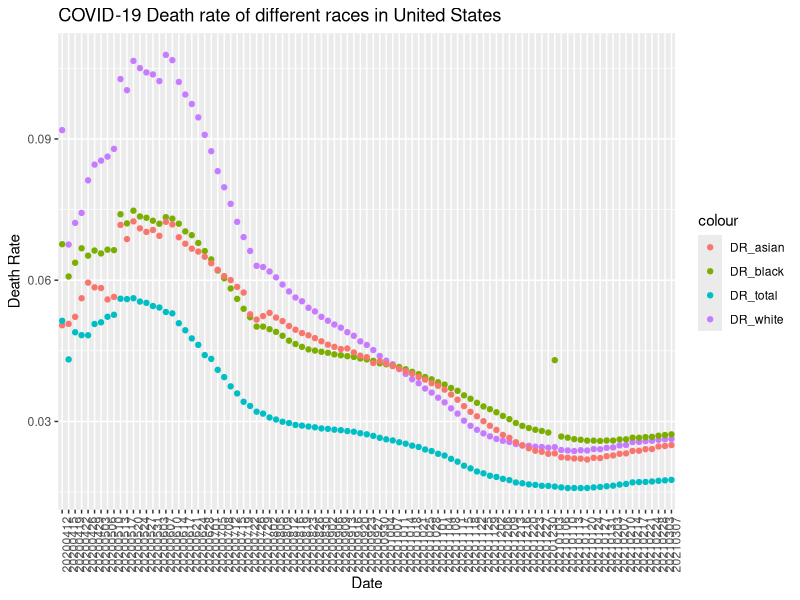
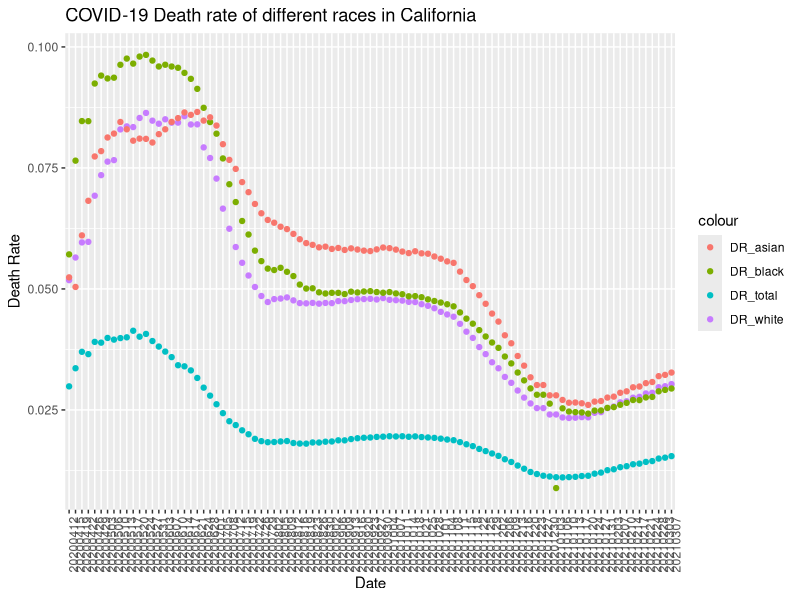

These figures' R source, in order:
## ---- chunk 1
knitr::opts_chunk$set(echo = TRUE)
library(data.table)
library(dplyr)
library(tidyverse)
## ---- chunk 2
race <- fread("CRDT.csv")
## ---- chunk 3
tab <- race[, .(
NA_total = sum(is.na(race$Cases_Total)),
NA_white = sum(is.na(race$Cases_White)),
NA_black = sum(is.na(race$Cases_Black)),
NA_latinx = sum(is.na(race$Cases_Latinx)),
NA_asian = sum(is.na(race$Cases_Asian)),
NA_AIAN = sum(is.na(race$Cases_AIAN)),
NA_NHPI = sum(is.na(race$Cases_NHPI)),
NA_multi = sum(is.na(race$Cases_Multiracial))
)]
knitr::kable(tab)
## ---- chunk 4
# pick up interested variables
race_state <- unique(race[,.(Date,State,Cases_Total,Cases_White,Cases_Black,Cases_Asian,Deaths_Total,Deaths_White,Deaths_Black,Deaths_Asian)])
# since date here shows to be integer, I changed them into str
race_state$Date <- as.character(race_state$Date)

# drop NAs
race_state <- race_state[!is.na(Cases_Total) & !is.na(Cases_White) & !is.na(Cases_Black) & !is.na(Cases_Asian) & !is.na(Deaths_Total) & !is.na(Deaths_White) & !is.na(Deaths_Black) & !is.na(Deaths_Asian)]
sum(is.na(race_state))

# Calculate total cases of different races based on date
race_country <- race_state[,.(
  Case_total  = sum(Cases_Total),
  Case_white  = sum(Cases_White),
  Case_black  = sum(Cases_Black),
  Case_asian  = sum(Cases_Asian),
  Death_total = sum(Deaths_Total),
  Death_white = sum(Deaths_White),
  Death_black = sum(Deaths_Black),
  Death_asian = sum(Deaths_Asian)
), by = Date]

# Calculate death rate
race_state  [, DR_total := Deaths_Total/Cases_Total]
race_state  [, DR_white := Deaths_White/Cases_White]
race_state  [, DR_black := Deaths_Black/Cases_Black]
race_state  [, DR_asian := Deaths_Asian/Cases_Asian]
race_country[, DR_total := Death_total/Case_total]
race_country[, DR_white := Death_white/Case_white]
race_country[, DR_black := Death_black/Case_black]
race_country[, DR_asian := Death_asian/Case_asian]

# Stick to CA data
CA <- filter(race_state, State == "CA")

# Race with highest DR in each state.
latest <- filter(race_state, Date == "20210307")
latest <- latest[, highest_DR := 
         fifelse(DR_white == max(DR_white,DR_black,DR_asian),"White",
          fifelse(DR_black == max(DR_white,DR_black,DR_asian),"Black","Asian"
          )), by = State]
## ---- chunk 5
ggplot(data = race_country) + 
  geom_point(mapping = aes(x = Date, y = DR_white, color = "DR_white"))+
  geom_point(mapping = aes(x = Date, y = DR_black, color = "DR_black"))+
  geom_point(mapping = aes(x = Date, y = DR_asian, color = "DR_asian"))+
  geom_point(mapping = aes(x = Date, y = DR_total,color = "DR_total"))+
  labs(x = "Date", y = "Death Rate")+
  labs(title = "COVID-19 Death rate of different races in United States")+
  theme(axis.text.x = element_text(angle=90, hjust=1, vjust=1))
## ---- chunk 6
ggplot(data = CA) + 
  geom_point(mapping = aes(x = Date, y = DR_white, color = "DR_white"))+
  geom_point(mapping = aes(x = Date, y = DR_black, color = "DR_black"))+
  geom_point(mapping = aes(x = Date, y = DR_asian, color = "DR_asian"))+
  geom_point(mapping = aes(x = Date, y = DR_total,color = "DR_total"))+
  labs(x = "Date", y = "Death Rate")+
  labs(title = "COVID-19 Death rate of different races in California")+
  theme(axis.text.x = element_text(angle=90, hjust=1, vjust=1))
## ---- chunk 7
top5_total <- latest[order(DR_total,decreasing = TRUE)][1:5]
top5_total
top5_white <- latest[order(DR_white,decreasing = TRUE)][1:5]
top5_white
top5_black <- latest[order(DR_black,decreasing = TRUE)][1:5]
top5_black
top5_asian <- latest[order(DR_asian,decreasing = TRUE)][1:5]
top5_asian
## ---- chunk 8
tab <- latest[, .(
  N_states  = .N,
  avg_DR_white = mean(DR_white),
  avg_DR_black = mean(DR_black),
  avg_DR_asian = mean(DR_asian)
), by = highest_DR]

knitr::kable(tab)
